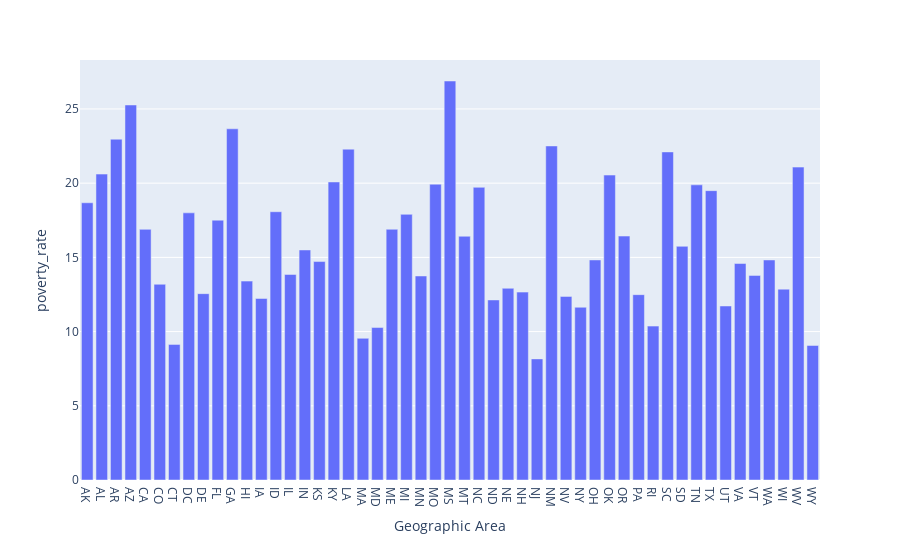

Write notebook code for a chart like this one.
### Code cell
px.bar(data_frame=df_pct_poverty, x="Geographic Area", y="poverty_rate")

### Figure 1 — Plotly figure (JSON) as saved in the notebook; plotly's stock layout.template omitted (floating-point values rounded to 4 significant figures)
{"data": [{"alignmentgroup": "True", "hovertemplate": "Geographic Area=%{x}<br>poverty_rate=%{y}<extra></extra>", "legendgroup": "", "marker": {"color": "#636efa", "pattern": {"shape": ""}}, "name": "", "offsetgroup": "", "orientation": "v", "showlegend": false, "textposition": "auto", "type": "bar", "x": ["AK", "AL", "AR", "AZ", "CA", "CO", "CT", "DC", "DE", "FL", "GA", "HI", "IA", "ID", "IL", "IN", "KS", "KY", "LA", "MA", "MD", "ME", "MI", "MN", "MO", "MS", "MT", "NC", "ND", "NE", "NH", "NJ", "NM", "NV", "NY", "OH", "OK", "OR", "PA", "RI", "SC", "SD", "TN", "TX", "UT", "VA", "VT", "WA", "WI", "WV", "WY"], "xaxis": "x", "y": [18.68, 20.61, 22.96, 25.27, 16.89, 13.19, 9.137, 18, 12.56, 17.51, 23.66, 13.4, 12.23, 18.08, 13.85, 15.5, 14.72, 20.08, 22.29, 9.546, 10.27, 16.89, 17.9, 13.75, 19.93, 26.88, 16.42, 19.72, 12.13, 12.92, 12.66, 8.161, 22.51, 12.37, 11.64, 14.83, 20.55, 16.44, 12.49, 10.37, 22.11, 15.75, 19.89, 19.5, 11.72, 14.59, 13.79, 14.83, 12.86, 21.08, 9.064], "yaxis": "y"}], "layout": {"barmode": "relative", "legend": {"tracegroupgap": 0}, "margin": {"t": 60}, "xaxis": {"anchor": "y", "domain": [0, 1], "title": {"text": "Geographic Area"}}, "yaxis": {"anchor": "x", "domain": [0, 1], "title": {"text": "poverty_rate"}}}}
